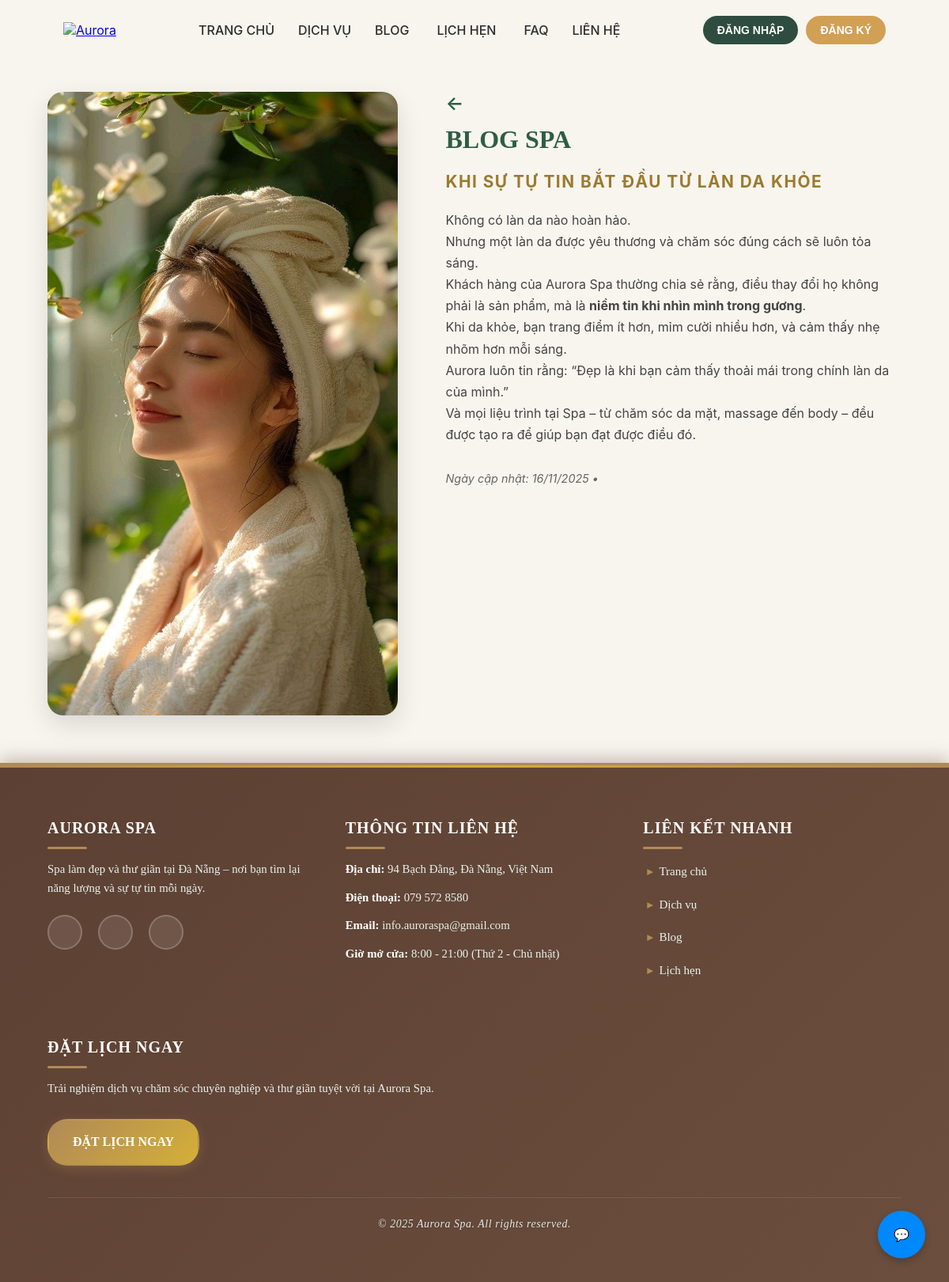
Page /blog/BV007/ on the committed database.
### aurora/models.py (models this page shows, shortened)
class Blog(models.Model):
    MaBaiViet = models.CharField(max_length=5, primary_key=True)
    MaNhanVien = models.ForeignKey(
        'NhanVien',
        on_delete=models.CASCADE,
        db_column='MaNhanVien',
        help_text='Nhân viên đăng bài viết'
    )
    TieuDeBaiViet = models.CharField(max_length=200)
    NoiDungBaiViet = RichTextField()
    NgayDang = models.DateTimeField(auto_now_add=True)
    NgayCapNhat = models.DateTimeField(auto_now=True)
    TrangThaiHienThi = models.BooleanField(default=True)
    HinhAnh = models.ImageField(upload_to='blog/', blank=True, null=True)
    class Meta:
        db_table = 'Blog'
        verbose_name = 'Blog'
        verbose_name_plural = 'Blog'

### aurora/views.py (the view)
# urls.py: path('blog/<str:pk>/', chitietblog_view, name='chitietblog'),
def chitietblog_view(request,pk):
    blog = get_object_or_404(Blog, MaBaiViet=pk)
    return render(request, 'pages/chitietblog.html', {'blog': blog})

### aurora/templates/pages/chitietblog.html (shortened to what this page needs)
{% extends 'base.html' %}
{% load static %}
{% block content %}
<div class="blog-detail-wrapper">
    <div class="blog-detail-container">
        <div class="left-images">
            <div class="main-img">
                {% if blog.HinhAnh %}
                    <img src="{{ blog.HinhAnh.url }}" alt="{{ blog.TieuDeBaiViet }}">
                {% else %}
                    <img src="{% static 'images/blog-placeholder.jpg' %}" alt="Hình bài viết">
                {% endif %}
            </div>
        </div>
        <div class="content">
            <a href="{% url 'blog' %}" class="back">←</a>
            <div class="title">BLOG SPA</div>
            <div class="subtitle">{{ blog.TieuDeBaiViet|upper }}</div>
            <div class="details">
                {{ blog.NoiDungBaiViet|safe }}
            </div>
            <div class="info-meta">
                Ngày cập nhật: {{ blog.NgayCapNhat|date:"d/m/Y" }}
                {% if blog.MaNhanVien %}
                • {{ blog.MaNhanVien.HoTen }}
                {% endif %}
            </div>
        </div>
    </div>
</div>
{% endblock %}

### aurora/templates/base.html (style rules this page uses)
* { margin:0; padding:0; box-sizing:border-box; }

### aurora/templates/pages/chitietblog.html (style rules this page uses)
.blog-detail-wrapper { background: #f8f5ef; min-height: 100vh; padding-top: 40px; padding-bottom: 60px; font-family: 'Inter', sans-serif; }
.blog-detail-container { display: flex; gap: 60px; align-items: stretch; max-width: 1400px; margin: 0 auto; padding: 0 60px; }
.left-images { flex: 1; display: flex; align-items: stretch; }
.left-images .main-img { width: 100%; border-radius: 20px; overflow: hidden; box-shadow: 0 12px 32px rgba(0, 0, 0, 0.12); display: flex; align-items: stretch; }
.left-images .main-img img { width: 100%; height: 100%; object-fit: cover; display: block; }
.content { flex: 1.3; display: flex; flex-direction: column; color: #2e5e42; }
.back { font-size: 24px; color: #2e5e42; text-decoration: none; font-weight: 600; margin-bottom: 12px; display: inline-block; transition: color 0.2s; }
.title { font-size: 32px; font-weight: bold; color: #2e5e42; margin-bottom: 20px; font-family: 'Playfair Display', serif; line-height: 1.2; }
.subtitle { color: #9c7b2f; font-weight: bold; font-size: 1.3rem; text-transform: uppercase; letter-spacing: 1.5px; line-height: 1.4; margin-bottom: 20px; }
.details { font-size: 16px; line-height: 1.7; color: #444; }
.info-meta { font-size: 0.9rem; color: #666; margin-top: 2rem; font-style: italic; }

### rows in the picture
Blog: HinhAnh (picture), TieuDeBaiViet "KHI SỰ TỰ TIN BẮT ĐẦU TỪ LÀN DA KHỎE", NoiDungBaiViet "Không có làn da nào hoàn hảo. Nhưng một làn da được yêu thương và chăm sóc đúng cách sẽ luôn tỏa sáng. Khách hàng của Aurora Spa thường chia sẻ rằng, điều thay đổi họ không phải là sản phẩm, mà là niềm tin khi nhìn mình trong gương . Khi da khỏe, bạn trang điểm ít hơn, mỉm cười nhiều hơn, và cảm thấy nhẹ nhõm hơn mỗi sáng. Aurora luôn tin rằng: “Đẹp là khi bạn cảm thấy thoải mái trong chính làn da của mình.” Và mọi liệu trình tại Spa – từ chăm sóc da mặt, massage đến body – đều được tạo ra để giúp bạn đạt được điều đó.", NgayCapNhat "16/11/2025"
